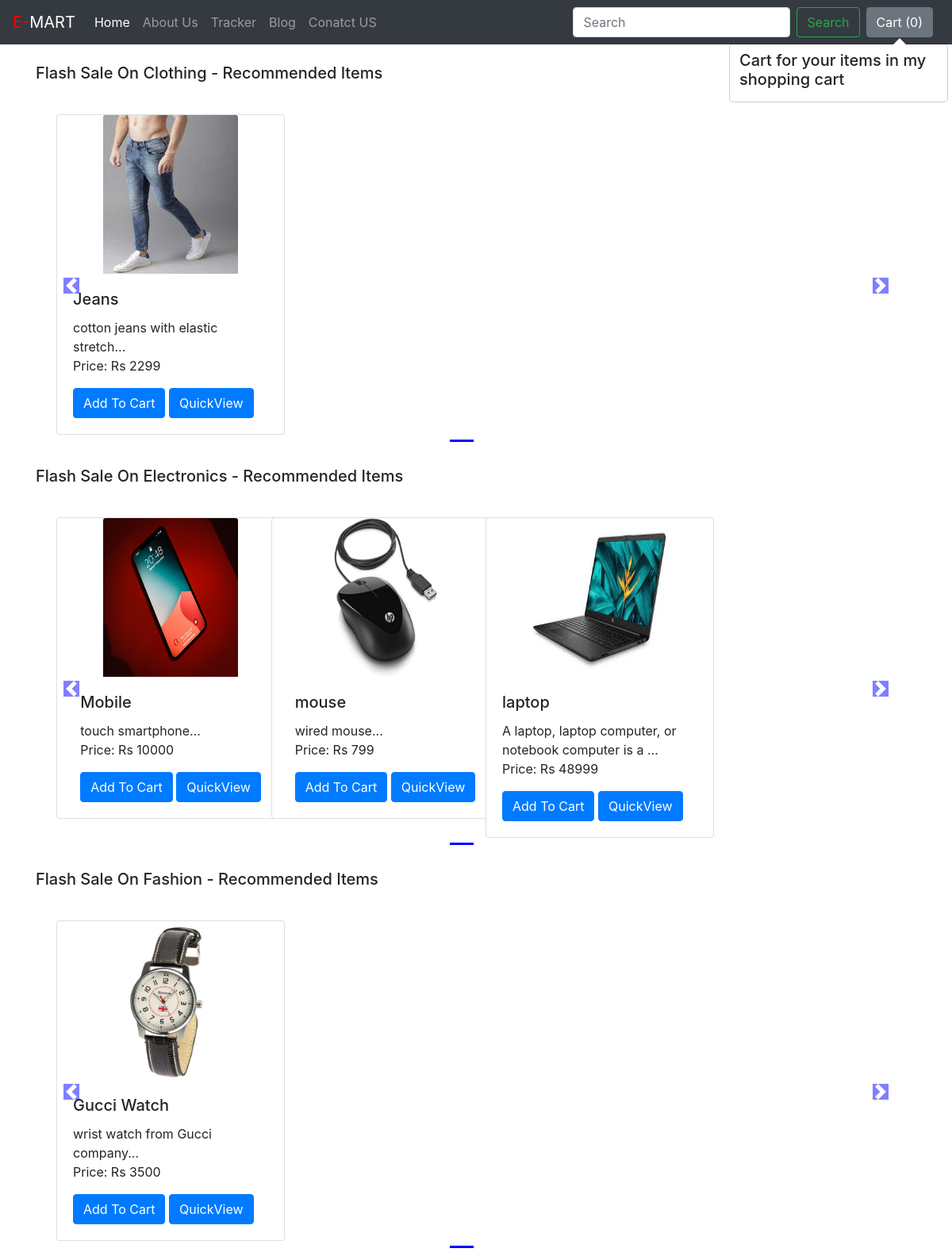
The app's page /shop/ with its own data.
### shop/models.py (models this page shows, shortened)
class Product(models.Model):
    product_id = models.AutoField
    product_name = models.CharField(max_length=50)
    category = models.CharField(max_length=50, default="")
    subcategory = models.CharField(max_length=50,default="")
    price = models.IntegerField(default=0)
    desc = models.CharField(max_length=300)
    pub_date = models.DateField()
    image = models.ImageField(upload_to="shop/images",default="")

### shop/views.py (the view)
# urls.py: path('', views.index, name="BlogHome"),
def index(request):
    products = Product.objects.all()
    n = len(products)
    nSlides = n//4 + ceil((n/4)-(n//4))
    allProds = []
    catprods = Product.objects.values('category','id')
    cats = {item['category'] for item in catprods}
    for cat in cats:
        prod = Product.objects.filter(category = cat)
        allProds.append([prod, range(1,nSlides),nSlides])
    params = {'allProds': allProds}
    return render(request,'shop/index.html',params)

### shop/templates/shop/index.html (shortened to what this page needs)
{% extends 'shop/basic.html' %}
{% block body %}
{% load static %}
<div class="container">
    {% for product, range, nSlides in allProds %}
    <h5 class="my-4">Flash Sale On {{product.0.category}} - Recommended Items</h5>
    <div class="row">
        <div id="demo{{forloop.counter}}" class="col carousel slide my-3" data-ride="carousel">
            <ul class="carousel-indicators">
                <li data-target="#demo{{forloop.counter}}" data-slide-to="0" class="active"></li>
                {% for i in range %}
                <li data-target="#demo{{forloop.parentloop.counter}}" data-slide-to="{{i}}"></li>
                {% endfor %}
            </ul>
            <div class="container carousel-inner no-padding">
                <div class="carousel-item active">
                    {% for i in product %}
                    <div class="col-xs-3 col-sm-3 col-md-3">
                        <div class="card align-items-center" style="width: 18rem;">
                            <img src='/media/{{i.image}}' class="card-img-top" alt="...">
                            <div class="card-body">
                                <h5 class="card-title" id="namepr{{i.id}}">{{i.product_name}}</h5>
                                <p class="card-text">{{i.desc|slice:"0:53"}}...<br>Price: Rs {{i.price}}</p>
                                <span id="divpr{{i.id}}" class="divpr">
                                    <button id="pr{{i.id}}" class="btn btn-primary cart">Add To Cart</button>
                                </span>
                                <a href="/shop/products/{{i.id}}"><button id="qv{{i.id}}" class="btn btn-primary cart">QuickView</button></a>
                            </div>
                        </div>
                    </div>
                    {% endfor %}
                </div>
            </div>
        </div>
        <a class="carousel-control-prev" href="#demo{{forloop.counter}}" data-slide="prev">
            <span class="carousel-control-prev-icon"></span>
        </a>
        <a class="carousel-control-next" href="#demo{{forloop.counter}}" data-slide="next">
            <span class="carousel-control-next-icon"></span>
        </a>
    </div>
    {% endfor %}
</div>
{% endblock %}

### shop/templates/shop/basic.html (shortened to what this page needs)
<!doctype html>
<html lang="en">
    <head>
        <link rel="stylesheet" href="https://stackpath.bootstrapcdn.com/bootstrap/4.2.1/css/bootstrap.min.css">
    </head>
  <body>
  {% load static %}
    <nav class="navbar navbar-expand-lg navbar-dark bg-dark">
      <a class="navbar-brand" href=""><span style="color:red;">E-</span>MART</a>
      <div class="collapse navbar-collapse" id="navbarSupportedContent">
        <ul class="navbar-nav mr-auto">
          <li class="nav-item active">
            <a class="nav-link" href="/shop">Home <span class="sr-only">(current)</span></a>
          </li>
          <li class="nav-item">
            <a class="nav-link" href="/shop/about">About Us</a>
          </li>
          <li class="nav-item">
            <a class="nav-link" href="/shop/tracker">Tracker</a>
          </li>
          <li class="nav-item">
            <a class="nav-link" href="/blog">Blog</a>
          </li>
          <li class="nav-item">
            <a class="nav-link" href="/shop/contact">Conatct US</a>
          </li>
        </ul>
        <form method="GET" action="/shop/search/" class="form-inline my-2 my-lg-0">
          <input class="form-control mr-sm-2" id="search" name="search" type="search" placeholder="Search" aria-label="Search">
          <button class="btn btn-outline-success my-2 my-sm-0" type="submit">Search</button>
        </form>
        <button type="button" class="btn btn-secondary mx-2" id="popcart" data-container="body" data-toggle="popover" data-placement="bottom" data-html="true" data-content="Vivamus sagittis lacus vel augue laoreet rutrum faucibus.">
          Cart (<span id="cart">0</span>)
        </button>
      </div>
    </nav>
    {% block body %}{% endblock %}
  </body>
</html>

### records on screen
Product: category "Clothing", image (picture), product_name "Jeans", desc "cotton jeans with elastic stretch", price "2299"
Product: category "Electronics", image (picture), product_name "Mobile", desc "touch smartphone", price "10000"
Product: image (picture), product_name "mouse", desc "wired mouse", price "799"
Product: image (picture), product_name "laptop", desc "A laptop, laptop computer, or notebook computer is a", price "48999"
Product: category "Fashion", image (picture), product_name "Gucci Watch", desc "wrist watch from Gucci company", price "3500"
